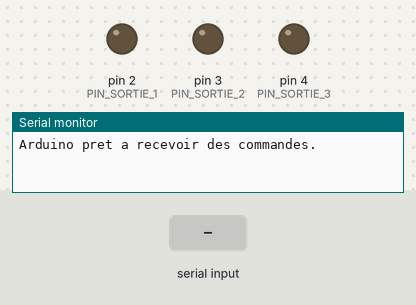
Simulated run of this sketch. Board: Arduino Uno, built with avr-gcc and run on an emulated ATmega328P. Parts: output pins drawn as LEDs (lit = HIGH), the last lines printed to the serial monitor. The test bench sets the inputs (shaded band).

Above: at 1.2 s.
1.3 s: "ACTIVATE_PROG\n" received over Serial
At 2.3 s:
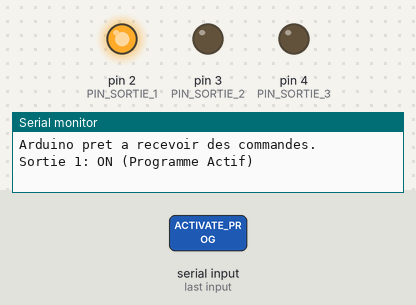
2.8 s: "TURN_LEFT\n" received over Serial
At 3.3 s:
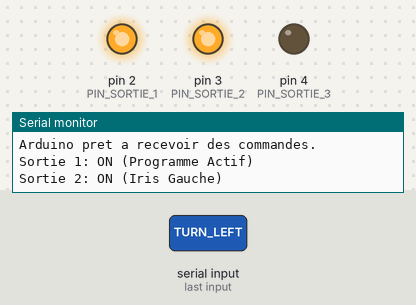
4.3 s: "TURN_RIGHT\n" received over Serial
At 5.6 s:
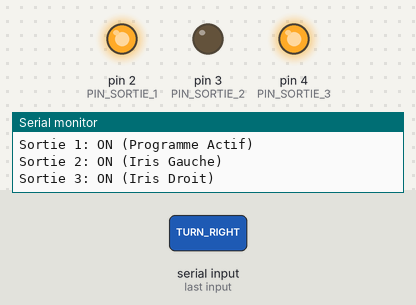
Timing chart, 0 to 7.3 s (numbered marks = the images above; inputs shaded):
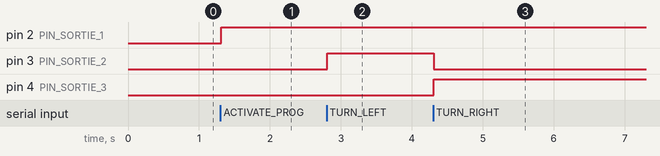

The sketch:

arduino.ino
```cpp
// Définition des broches de sortie pour les 3 actions
const int PIN_SORTIE_1 = 2; // Pilotage: Œil G Fermé, Œil D Ouvert (Programme ACTIF)
const int PIN_SORTIE_2 = 3; // Pilotage: Œil D Fermé, Iris G à Gauche
const int PIN_SORTIE_3 = 4; // Pilotage: Œil D Fermé, Iris G à Droite

// Variable pour stocker la commande série reçue
String command = "";

void setup() {
    // Initialisation des broches en mode sortie
    pinMode(PIN_SORTIE_1, OUTPUT);
    pinMode(PIN_SORTIE_2, OUTPUT);
    pinMode(PIN_SORTIE_3, OUTPUT);

    // Initialisation de la communication série à 9600 bauds
    Serial.begin(9600);
    Serial.println("Arduino pret a recevoir des commandes.");

    // S'assurer que toutes les sorties sont initialement désactivées
    allOutputsOff();
}

// Fonction utilitaire pour éteindre toutes les sorties
void allOutputsOff() {
    digitalWrite(PIN_SORTIE_1, LOW);
    digitalWrite(PIN_SORTIE_2, LOW);
    digitalWrite(PIN_SORTIE_3, LOW);
}

void loop() {
    // Lit la commande série complète jusqu'à un retour à la ligne ('\n')
    if (Serial.available()) {
        char c = Serial.read();
        if (c == '\n') {
            command.trim(); // Supprimer les espaces blancs (incluant '\r')

            // Traitement des commandes
            if (command == "ACTIVATE_PROG") {
                // Étape 1: Lancement (Sortie 1 ON)
                digitalWrite(PIN_SORTIE_1, HIGH);
                Serial.println("Sortie 1: ON (Programme Actif)");
            }
            else if (command == "TURN_LEFT") {
                // Étape 2: Iris Gauche (Sortie 2 ON)
                if (digitalRead(PIN_SORTIE_1) == HIGH) { // S'assurer que le programme est actif
                    digitalWrite(PIN_SORTIE_2, HIGH);
                    digitalWrite(PIN_SORTIE_3, LOW); // Assurer l'exclusivité avec Sortie 3
                    Serial.println("Sortie 2: ON (Iris Gauche)");
                }
            }
            else if (command == "TURN_RIGHT") {
                // Étape 3: Iris Droit (Sortie 3 ON)
                if (digitalRead(PIN_SORTIE_1) == HIGH) { // S'assurer que le programme est actif
                    digitalWrite(PIN_SORTIE_3, HIGH);
                    digitalWrite(PIN_SORTIE_2, LOW); // Assurer l'exclusivité avec Sortie 2
                    Serial.println("Sortie 3: ON (Iris Droit)");
                }
            }
            else if (command == "IRIS_CENTERED") {
                // Désactivation des sorties 2 et 3
                digitalWrite(PIN_SORTIE_2, LOW);
                digitalWrite(PIN_SORTIE_3, LOW);
                Serial.println("Sorties 2 & 3: OFF (Iris Centré)");
            }
            else if (command == "DISABLE_ALL") {
                // Désactivation totale (Yeux Fermés 3s)
                allOutputsOff();
                Serial.println("TOUTES SORTIES: OFF (Désactivation Sécurité)");
            }

            // Réinitialiser la commande pour la prochaine lecture
            command = "";
        } else {
            // Ajouter le caractère à la commande
            command += c;
        }
    }
}
```

Measured:
- after the input at 1.3 s, pin 2 (PIN_SORTIE_1): LOW → HIGH at once
- after the input at 2.8 s, pin 3 (PIN_SORTIE_2): LOW → HIGH at once
- after the input at 4.3 s, pin 3 (PIN_SORTIE_2): HIGH → LOW at once; pin 4 (PIN_SORTIE_3): LOW → HIGH at once
